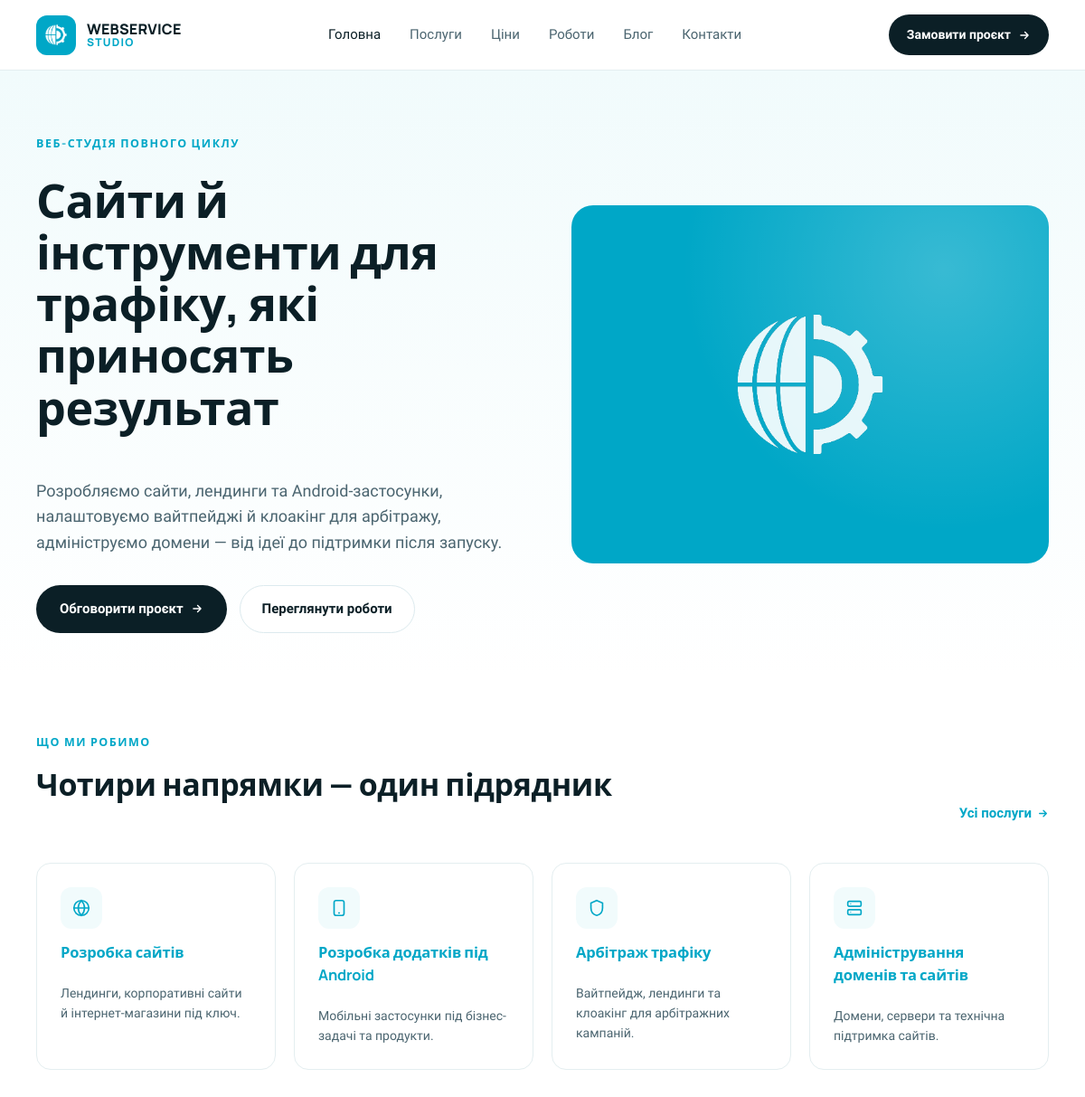
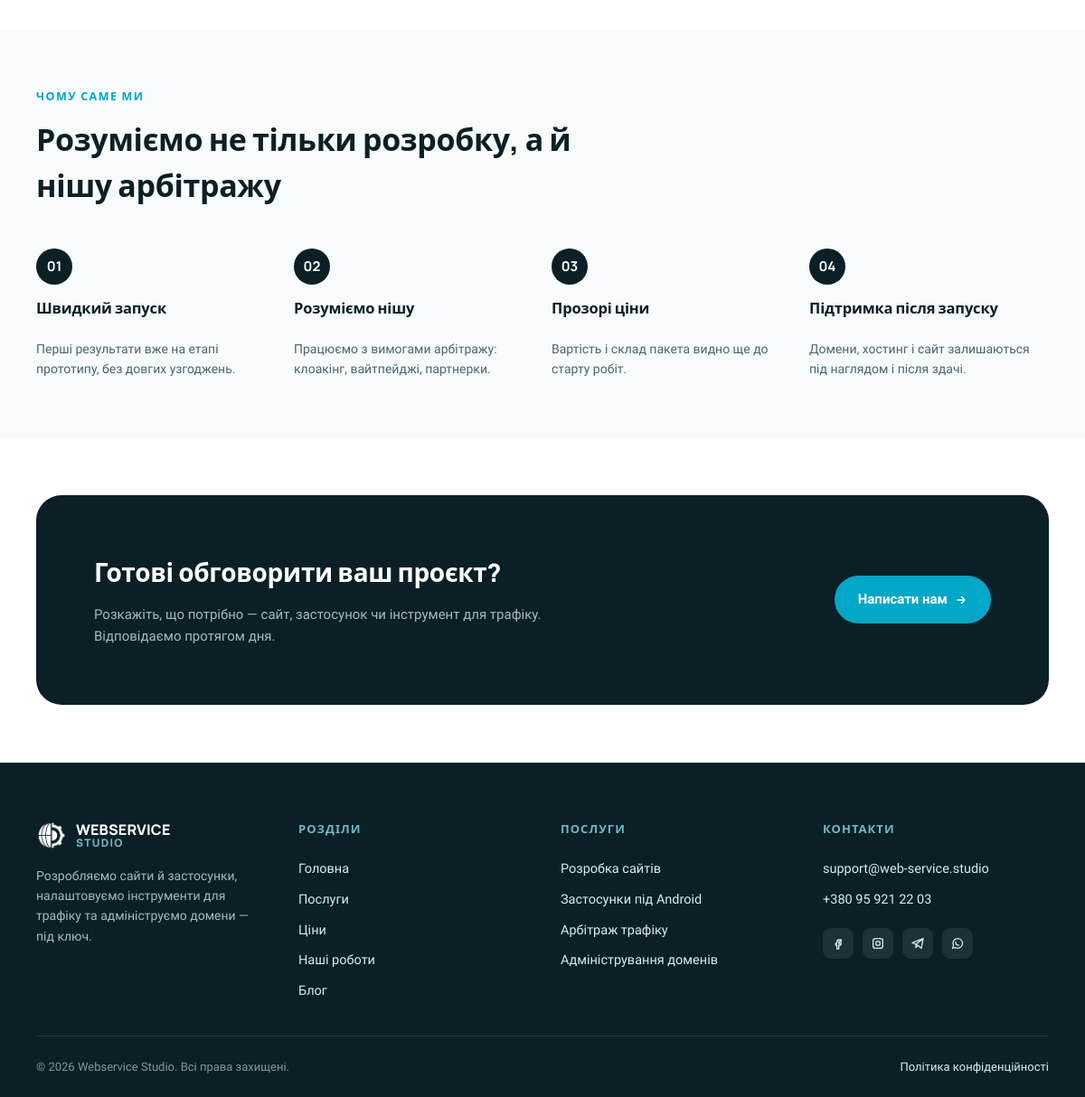
The page / on the database its author committed (2 pictures, top to bottom).
### tables this page shows
CREATE TABLE service_categories (
    id          INT UNSIGNED AUTO_INCREMENT PRIMARY KEY,
    name        VARCHAR(150) NOT NULL,
    slug        VARCHAR(160) NOT NULL,
    sort_order  SMALLINT UNSIGNED NOT NULL DEFAULT 0,
    status      ENUM('published','hidden') NOT NULL DEFAULT 'published',
    created_at  TIMESTAMP NOT NULL DEFAULT CURRENT_TIMESTAMP,
    updated_at  TIMESTAMP NOT NULL DEFAULT CURRENT_TIMESTAMP ON UPDATE CURRENT_TIMESTAMP,
    UNIQUE KEY uq_service_categories_slug (slug)
);

### index.php (called while the page is built, shortened)
<?php
require __DIR__ . '/includes/Router.php';
$router = new Router();
$router->get('/', function () {
    require __DIR__ . '/templates/home.php';
});
$router->get('/poslugy', function () {
    require __DIR__ . '/templates/services.php';
});
$router->get('/tsiny', function () {
    require __DIR__ . '/templates/pricing.php';
});
$router->get('/portfolio', function () {
    require __DIR__ . '/templates/portfolio.php';
});
$router->get('/portfolio/{slug}', function (array $params) {
    require __DIR__ . '/templates/portfolio-case.php';
});
$router->get('/blog', function () {
    require __DIR__ . '/templates/blog.php';
});
$router->get('/blog/{slug}', function (array $params) {
    require __DIR__ . '/templates/blog-article.php';
});
$router->get('/kontakty', function () {
    require __DIR__ . '/templates/contacts.php';
});
$router->get('/sitemap.xml', function () {
    require __DIR__ . '/templates/sitemap.php';
});
$router->post('/kontakty', function () {
    require __DIR__ . '/templates/contacts-submit.php';
});
$router->get('/{slug}', function (array $params) {
    require __DIR__ . '/templates/page.php';
});
$router->dispatch($_SERVER['REQUEST_METHOD'], $_SERVER['REQUEST_URI']);

### includes/helpers.php (called while the page is built, shortened)
<?php
function h($value): string
{
    return htmlspecialchars((string) $value, ENT_QUOTES, 'UTF-8');
}

### includes/Database.php (called while the page is built, shortened)
<?php
final class Database
{
    private static ?PDO $instance = null;
    public static function connect(array $config): PDO
    {
        if (self::$instance !== null) {
            return self::$instance;
        }
        $db = $config['db'];
        $dsn = sprintf(
            'mysql:host=%s;port=%d;dbname=%s;charset=%s',
            $db['host'],
            $db['port'],
            $db['name'],
            $db['charset']
        );
        self::$instance = new PDO($dsn, $db['user'], $db['pass'], [
            PDO::ATTR_ERRMODE => PDO::ERRMODE_EXCEPTION,
            PDO::ATTR_DEFAULT_FETCH_MODE => PDO::FETCH_ASSOC,
            PDO::ATTR_EMULATE_PREPARES => false,
        ]);
        return self::$instance;
    }
}

### includes/Model.php (called while the page is built, shortened)
<?php
abstract class Model
{
    protected static function db(): PDO
    {
        return Database::connect($GLOBALS['config']);
    }
}

### includes/models/ServiceCategory.php (called while the page is built, shortened)
<?php
class ServiceCategory extends Model
{
    public static function published(): array
    {
        $stmt = static::db()->query("SELECT * FROM service_categories WHERE status = 'published' ORDER BY sort_order, name");
        return $stmt->fetchAll();
    }
}

### templates/home.php (the view, shortened to what this page needs)
<?php
$activeNav = 'home';
$categories = ServiceCategory::published();
$categoryMeta = [
    'rozrobka-saitiv' => [
        'icon' => '<svg width="22" height="22" viewBox="0 0 24 24" fill="none" stroke="currentColor" stroke-width="1.8"><circle cx="12" cy="12" r="9"/><path d="M3 12h18M12 3c2.5 2.6 3.8 5.7 3.8 9s-1.3 6.4-3.8 9c-2.5-2.6-3.8-5.7-3.8-9s1.3-6.4 3.8-9z"/></svg>',
        'desc' => 'Лендинги, корпоративні сайти й інтернет-магазини під ключ.',
    ],
    'android-dodatky' => [
        'icon' => '<svg width="22" height="22" viewBox="0 0 24 24" fill="none" stroke="currentColor" stroke-width="1.8"><rect x="6" y="3" width="12" height="18" rx="2.5"/><path d="M11 18h2"/></svg>',
        'desc' => 'Мобільні застосунки під бізнес-задачі та продукти.',
    ],
    'arbitrazh-trafiku' => [
        'icon' => '<svg width="22" height="22" viewBox="0 0 24 24" fill="none" stroke="currentColor" stroke-width="1.8"><path d="M12 3l7 3v6c0 5-3 8-7 9-4-1-7-4-7-9V6l7-3z"/></svg>',
        'desc' => 'Вайтпейдж, лендинги та клоакінг для арбітражних кампаній.',
    ],
    'administruvannia' => [
        'icon' => '<svg width="22" height="22" viewBox="0 0 24 24" fill="none" stroke="currentColor" stroke-width="1.8"><rect x="4" y="4" width="16" height="6" rx="1.5"/><rect x="4" y="14" width="16" height="6" rx="1.5"/><circle cx="7.5" cy="7" r="0.6" fill="currentColor" stroke="none"/><circle cx="7.5" cy="17" r="0.6" fill="currentColor" stroke="none"/></svg>',
        'desc' => 'Домени, сервери та технічна підтримка сайтів.',
    ],
];
$whyUs = [
    ['n' => '01', 'title' => 'Швидкий запуск', 'desc' => 'Перші результати вже на етапі прототипу, без довгих узгоджень.'],
    ['n' => '02', 'title' => 'Розуміємо нішу', 'desc' => 'Працюємо з вимогами арбітражу: клоакінг, вайтпейджі, партнерки.'],
    ['n' => '03', 'title' => 'Прозорі ціни', 'desc' => 'Вартість і склад пакета видно ще до старту робіт.'],
    ['n' => '04', 'title' => 'Підтримка після запуску', 'desc' => 'Домени, хостинг і сайт залишаються під наглядом і після здачі.'],
];
require __DIR__ . '/partials/header.php';
?>
<main>
  <div class="hero">
    <div class="container" style="display:flex; gap:64px; align-items:center;">
      <div style="flex:1 1 0; display:flex; flex-direction:column; gap:24px;">
        <span class="eyebrow" style="margin-bottom:0;">Веб-студія повного циклу</span>
        <h1 style="font-size:52px; line-height:1.1; font-weight:800; max-width:620px;">Сайти й інструменти для трафіку, які приносять результат</h1>
        <p style="font-size:18px; line-height:1.6; color:var(--color-muted); max-width:540px;">Розробляємо сайти, лендинги та Android-застосунки, налаштовуємо вайтпейджі й клоакінг для арбітражу, адмініструємо домени — від ідеї до підтримки після запуску.</p>
        <div style="display:flex; gap:14px; margin-top:8px; flex-wrap:wrap;">
          <a href="/kontakty" class="btn-primary">Обговорити проєкт
            <svg width="14" height="14" viewBox="0 0 24 24" fill="none" stroke="currentColor" stroke-width="2.4" stroke-linecap="round" stroke-linejoin="round"><path d="M5 12h14M13 6l6 6-6 6"/></svg>
          </a>
          <a href="/portfolio" class="btn-ghost">Переглянути роботи</a>
        </div>
      </div>
      <div style="flex:1 1 0; display:flex; align-items:center; justify-content:center;" class="hero-visual">
        <div style="width:100%; aspect-ratio:4/3; border-radius:24px; background:var(--color-brand); position:relative; overflow:hidden; display:flex; align-items:center; justify-content:center;">
          <img src="/assets/icons/logo-mark.png" alt="" style="width:34%; height:auto; opacity:0.9;">
        </div>
      </div>
    </div>
  </div>
  <?php if (!empty($categories)): ?>
  <div class="section">
    <div class="container">
      <div class="section-head">
        <div>
          <span class="eyebrow">Що ми робимо</span>
          <h2>Чотири напрямки — один підрядник</h2>
        </div>
        <a href="/poslugy" class="link-more">Усі послуги
          <svg width="13" height="13" viewBox="0 0 24 24" fill="none" stroke="currentColor" stroke-width="2.6" stroke-linecap="round" stroke-linejoin="round"><path d="M5 12h14M13 6l6 6-6 6"/></svg>
        </a>
      </div>
      <div class="grid-4">
        <?php foreach ($categories as $cat): $meta = $categoryMeta[$cat['slug']] ?? null; ?>
          <a href="/poslugy#<?= h($cat['slug']) ?>" class="service-card">
            <span class="icon-badge"><?= $meta['icon'] ?? '' ?></span>
            <h3><?= h($cat['name']) ?></h3>
            <p><?= h($meta['desc'] ?? '') ?></p>
          </a>
        <?php endforeach; ?>
      </div>
    </div>
  </div>
  <?php endif; ?>
  <div class="section" style="background:var(--color-surface);">
    <div class="container">
      <div style="margin-bottom:44px;">
        <span class="eyebrow">Чому саме ми</span>
        <h2 style="font-size:34px; font-weight:800; max-width:640px;">Розуміємо не тільки розробку, а й нішу арбітражу</h2>
      </div>
      <div class="grid-4">
        <?php foreach ($whyUs as $w): ?>
          <div style="display:flex; flex-direction:column; gap:14px;">
            <div style="width:40px; height:40px; border-radius:50%; background:var(--color-ink); color:#fff; display:flex; align-items:center; justify-content:center; font-family:var(--font-heading); font-weight:700; font-size:15px;"><?= h($w['n']) ?></div>
            <h3 style="font-size:16.5px; font-weight:700;"><?= h($w['title']) ?></h3>
            <p style="font-size:14px; line-height:1.55; color:var(--color-muted);"><?= h($w['desc']) ?></p>
          </div>
        <?php endforeach; ?>
      </div>
    </div>
  </div>
  <div class="section">
    <div class="container">
      <div class="cta-band">
        <div>
          <h2>Готові обговорити ваш проєкт?</h2>
          <p>Розкажіть, що потрібно — сайт, застосунок чи інструмент для трафіку. Відповідаємо протягом дня.</p>
        </div>
        <a href="/kontakty" class="btn-primary accent" style="flex-shrink:0;">Написати нам
          <svg width="14" height="14" viewBox="0 0 24 24" fill="none" stroke="currentColor" stroke-width="2.4" stroke-linecap="round" stroke-linejoin="round"><path d="M5 12h14M13 6l6 6-6 6"/></svg>
        </a>
      </div>
    </div>
  </div>
</main>
<?php require __DIR__ . '/partials/footer.php'; ?>

### includes/Router.php (shortened to what this page needs)
<?php
final class Router
{
    private array $routes = [];
    public function get(string $pattern, callable $handler): void
    {
        $this->routes['GET'][$pattern] = $handler;
    }
    public function post(string $pattern, callable $handler): void
    {
        $this->routes['POST'][$pattern] = $handler;
    }
    public function dispatch(string $method, string $uri): void
    {
        $path = parse_url($uri, PHP_URL_PATH) ?? '/';
        $path = '/' . trim($path, '/');
        $handlers = $this->routes[$method] ?? [];
        foreach ($handlers as $pattern => $handler) {
            $regex = $this->compile($pattern);
            if (preg_match($regex, $path, $matches)) {
                $params = array_filter($matches, 'is_string', ARRAY_FILTER_USE_KEY);
                $handler($params);
                return;
            }
        }
    }
    private function compile(string $pattern): string
    {
        $regex = preg_replace('#\{([a-zA-Z_]+)\}#', '(?P<$1>[^/]+)', $pattern);
        return '#^' . $regex . '$#u';
    }
}

### templates/partials/header.php (shortened to what this page needs)
<!doctype html>
<html lang="uk">
<head>
  <?php
  $mainCssPath = __DIR__ . '/../../assets/css/main.css';
  $mainCssVer = is_file($mainCssPath) ? filemtime($mainCssPath) : time();
  ?>
  <link rel="stylesheet" href="/assets/css/main.css?v=<?= (int) $mainCssVer ?>">
</head>
<body>
<?php
$navItems = [
    'home' => ['/', 'Головна'],
    'services' => ['/poslugy', 'Послуги'],
    'pricing' => ['/tsiny', 'Ціни'],
    'portfolio' => ['/portfolio', 'Роботи'],
    'blog' => ['/blog', 'Блог'],
    'contacts' => ['/kontakty', 'Контакти'],
];
$active = $activeNav ?? '';
?>
<div class="site-header">
  <div class="container site-header__row">
    <a href="/" class="site-logo">
      <span class="site-logo__badge"><img src="/assets/icons/logo-mark.png" alt=""></span>
      <span class="site-logo__word">
        <span class="site-logo__main">Webservice</span>
        <span class="site-logo__sub">Studio</span>
      </span>
    </a>
    <nav class="site-nav" id="site-nav">
      <?php foreach ($navItems as $key => [$url, $label]): ?>
        <a href="<?= h($url) ?>" class="<?= $active === $key ? 'is-active' : '' ?>"><?= h($label) ?></a>
      <?php endforeach; ?>
    </nav>
    <a href="/kontakty" class="btn-primary site-header__cta">
      Замовити проєкт
      <svg width="14" height="14" viewBox="0 0 24 24" fill="none" stroke="currentColor" stroke-width="2.4" stroke-linecap="round" stroke-linejoin="round"><path d="M5 12h14M13 6l6 6-6 6"/></svg>
    </a>
  </div>
</div>

### templates/partials/footer.php
<footer class="site-footer">
  <div class="container">
    <div class="site-footer__grid">
      <div style="display:flex; flex-direction:column; gap:16px;">
        <div class="site-footer__brand">
          <span class="site-footer__brand-badge"><img src="/assets/icons/logo-mark.png" alt=""></span>
          <span class="site-footer__brand-word">
            <span class="site-footer__brand-main">Webservice</span>
            <span class="site-footer__brand-sub">Studio</span>
          </span>
        </div>
        <p style="font-size:14px; line-height:1.6; color:#9FBCC4; max-width:260px;">Розробляємо сайти й застосунки, налаштовуємо інструменти для трафіку та адмініструємо домени — під ключ.</p>
      </div>
      <div>
        <p class="footer-col-title">Розділи</p>
        <a class="footer-col-link" href="/">Головна</a>
        <a class="footer-col-link" href="/poslugy">Послуги</a>
        <a class="footer-col-link" href="/tsiny">Ціни</a>
        <a class="footer-col-link" href="/portfolio">Наші роботи</a>
        <a class="footer-col-link" href="/blog">Блог</a>
      </div>
      <div>
        <p class="footer-col-title">Послуги</p>
        <a class="footer-col-link" href="/poslugy#rozrobka-saitiv">Розробка сайтів</a>
        <a class="footer-col-link" href="/poslugy#android-dodatky">Застосунки під Android</a>
        <a class="footer-col-link" href="/poslugy#arbitrazh-trafiku">Арбітраж трафіку</a>
        <a class="footer-col-link" href="/poslugy#administruvannia">Адміністрування доменів</a>
      </div>
      <div>
        <p class="footer-col-title">Контакти</p>
        <a class="footer-col-link" href="mailto:support@web-service.studio">support@web-service.studio</a>
        <a class="footer-col-link" href="https://api.whatsapp.com/send/?phone=380959212203" target="_blank" rel="noopener">+380 95 921 22 03</a>
        <div class="site-footer__social">
          <a href="https://www.facebook.com/webservicestudio/" target="_blank" rel="noopener" aria-label="Facebook">
            <svg width="16" height="16" viewBox="0 0 24 24" fill="none" stroke="#D7E7EA" stroke-width="2" stroke-linecap="round" stroke-linejoin="round"><path d="M14 9h3V6h-3c-2.2 0-4 1.8-4 4v2H8v3h2v6h3v-6h3l1-3h-4v-2c0-.6.4-1 1-1z"/></svg>
          </a>
          <a href="https://www.instagram.com/webservicestudio/" target="_blank" rel="noopener" aria-label="Instagram">
            <svg width="16" height="16" viewBox="0 0 24 24" fill="none" stroke="#D7E7EA" stroke-width="2" stroke-linecap="round" stroke-linejoin="round"><rect x="4" y="4" width="16" height="16" rx="4"/><circle cx="12" cy="12" r="3.5"/><circle cx="16.8" cy="7.2" r="0.6" fill="#D7E7EA" stroke="none"/></svg>
          </a>
          <a href="https://t.me/webservices_studio" target="_blank" rel="noopener" aria-label="Telegram">
            <svg width="16" height="16" viewBox="0 0 24 24" fill="none" stroke="#D7E7EA" stroke-width="2" stroke-linecap="round" stroke-linejoin="round"><path d="M21 4L3 11l6 2.5M21 4l-3 16-8-6.5M21 4L9 13.5v5.5l3-3.5"/></svg>
          </a>
          <a href="https://api.whatsapp.com/send/?phone=380959212203" target="_blank" rel="noopener" aria-label="WhatsApp">
            <svg width="16" height="16" viewBox="0 0 24 24" fill="none" stroke="#D7E7EA" stroke-width="2" stroke-linecap="round" stroke-linejoin="round"><path d="M4 20l1.4-4.1A8 8 0 1 1 8.6 19L4 20z"/><path d="M9 10c0 3 2 5 5 5"/></svg>
          </a>
        </div>
      </div>
    </div>
    <div class="site-footer__bottom">
      <span>© <?= date('Y') ?> Webservice Studio. Всі права захищені.</span>
      <a href="/polityka-konfidentsiynosti">Політика конфіденційності</a>
    </div>
  </div>
</footer>
</body>
</html>

### rows shown on the page
service_categories: name "Розробка сайтів", slug "Лендинги, корпоративні сайти й інтернет-магазини під ключ."
service_categories: name "Розробка додатків під Android", slug "Мобільні застосунки під бізнес-задачі та продукти."
service_categories: name "Арбітраж трафіку", slug "Вайтпейдж, лендинги та клоакінг для арбітражних кампаній."
service_categories: name "Адміністрування доменів та сайтів", slug "Домени, сервери та технічна підтримка сайтів."

### other values the page prints
$label "Головна"
$label "Послуги"
$label "Ціни"
$label "Роботи"
$label "Блог"
$label "Контакти"
$w['n'] "01"
$w['title'] "Швидкий запуск"
$w['desc'] "Перші результати вже на етапі прототипу, без довгих узгоджень."
$w['n'] "02"
$w['title'] "Розуміємо нішу"
$w['desc'] "Працюємо з вимогами арбітражу: клоакінг, вайтпейджі, партнерки."
$w['n'] "03"
$w['title'] "Прозорі ціни"
$w['desc'] "Вартість і склад пакета видно ще до старту робіт."
